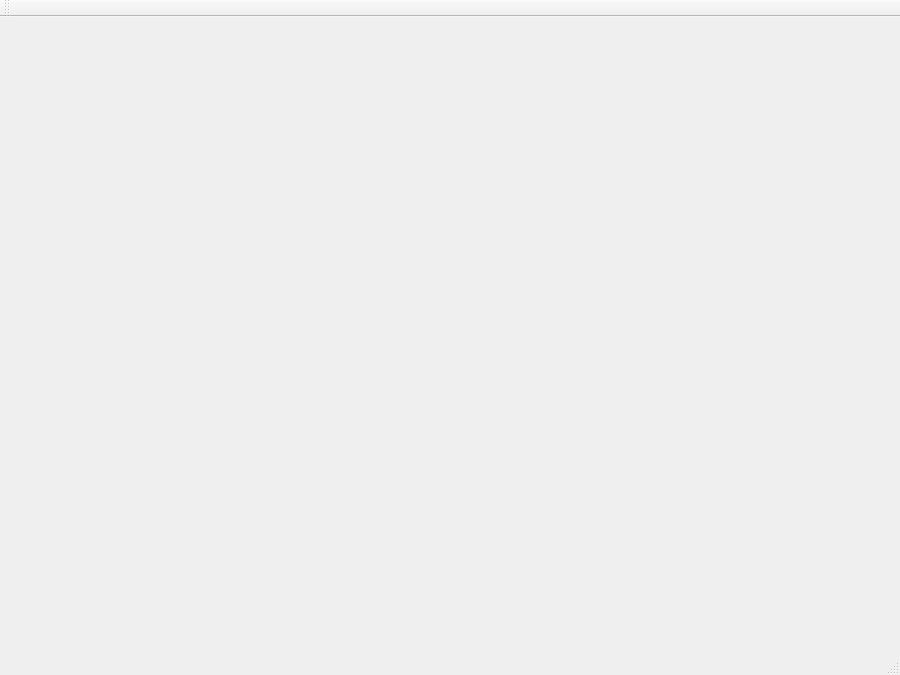
<?xml version="1.0" encoding="UTF-8"?>
<ui version="4.0">
 <class>MainWindow</class>
 <widget class="QMainWindow" name="MainWindow">
  <property name="geometry">
   <rect>
    <x>0</x>
    <y>0</y>
    <width>900</width>
    <height>675</height>
   </rect>
  </property>
  <property name="windowTitle">
   <string>天天斗地主</string>
  </property>
  <widget class="QWidget" name="centralWidget"/>
  <widget class="QMenuBar" name="menuBar">
   <property name="geometry">
    <rect>
     <x>0</x>
     <y>0</y>
     <width>900</width>
     <height>22</height>
    </rect>
   </property>
  </widget>
  <widget class="QToolBar" name="mainToolBar">
   <attribute name="toolBarArea">
    <enum>TopToolBarArea</enum>
   </attribute>
   <attribute name="toolBarBreak">
    <bool>false</bool>
   </attribute>
  </widget>
  <widget class="QStatusBar" name="statusBar"/>
 </widget>
 <layoutdefault spacing="6" margin="11"/>
 <resources/>
 <connections/>
</ui>
